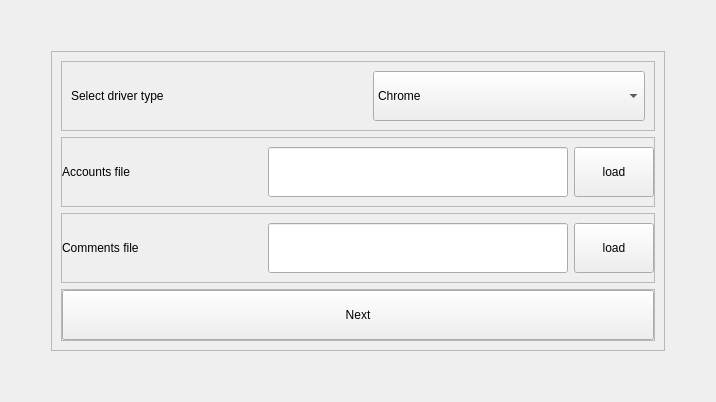
      <widget class="QWidget" name="Main_frame">
       <layout class="QGridLayout" name="gridLayout_3">
        <item row="2" column="1">
         <spacer name="verticalSpacer_7">
          <property name="orientation">
           <enum>Qt::Vertical</enum>
          </property>
          <property name="sizeHint" stdset="0">
           <size>
            <width>20</width>
            <height>40</height>
           </size>
          </property>
         </spacer>
        </item>
        <item row="0" column="1">
         <spacer name="verticalSpacer_4">
          <property name="orientation">
           <enum>Qt::Vertical</enum>
          </property>
          <property name="sizeHint" stdset="0">
           <size>
            <width>20</width>
            <height>40</height>
           </size>
          </property>
         </spacer>
        </item>
        <item row="1" column="1">
         <widget class="QFrame" name="frame_8">
          <property name="frameShape">
           <enum>QFrame::StyledPanel</enum>
          </property>
          <property name="frameShadow">
           <enum>QFrame::Raised</enum>
          </property>
          <layout class="QVBoxLayout" name="verticalLayout_2">
           <item>
            <widget class="QFrame" name="frame_9">
             <property name="frameShape">
              <enum>QFrame::StyledPanel</enum>
             </property>
             <property name="frameShadow">
              <enum>QFrame::Raised</enum>
             </property>
             <layout class="QHBoxLayout" name="horizontalLayout_7">
              <property name="spacing">
               <number>30</number>
              </property>
              <item>
               <widget class="QLabel" name="label_13">
                <property name="minimumSize">
                 <size>
                  <width>200</width>
                  <height>50</height>
                 </size>
                </property>
                <property name="text">
                 <string>Select driver type</string>
                </property>
               </widget>
              </item>
              <item>
               <widget class="QComboBox" name="driver_type_comboBox">
                <property name="minimumSize">
                 <size>
                  <width>200</width>
                  <height>50</height>
                 </size>
                </property>
                <item>
                 <property name="text">
                  <string>Chrome</string>
                 </property>
                </item>
                <item>
                 <property name="text">
                  <string>Firefox</string>
                 </property>
                </item>
               </widget>
              </item>
             </layout>
            </widget>
           </item>
           <item>
            <widget class="QFrame" name="frame_40">
             <property name="frameShape">
              <enum>QFrame::StyledPanel</enum>
             </property>
             <property name="frameShadow">
              <enum>QFrame::Raised</enum>
             </property>
             <layout class="QHBoxLayout" name="horizontalLayout_38">
              <property name="leftMargin">
               <number>0</number>
              </property>
              <property name="rightMargin">
               <number>0</number>
              </property>
              <item>
               <widget class="QLabel" name="label_35">
                <property name="minimumSize">
                 <size>
                  <width>200</width>
                  <height>50</height>
                 </size>
                </property>
                <property name="text">
                 <string>Accounts file</string>
                </property>
               </widget>
              </item>
              <item>
               <widget class="QLineEdit" name="accounts_file_txt">
                <property name="minimumSize">
                 <size>
                  <width>300</width>
                  <height>50</height>
                 </size>
                </property>
                <property name="readOnly">
                 <bool>true</bool>
                </property>
               </widget>
              </item>
              <item>
               <widget class="QPushButton" name="load_accounts_file_btn">
                <property name="minimumSize">
                 <size>
                  <width>70</width>
                  <height>50</height>
                 </size>
                </property>
                <property name="text">
                 <string>load</string>
                </property>
               </widget>
              </item>
             </layout>
            </widget>
           </item>
           <item>
            <widget class="QFrame" name="frame_41">
             <property name="frameShape">
              <enum>QFrame::StyledPanel</enum>
             </property>
             <property name="frameShadow">
              <enum>QFrame::Raised</enum>
             </property>
             <layout class="QHBoxLayout" name="horizontalLayout_39">
              <property name="leftMargin">
               <number>0</number>
              </property>
              <property name="rightMargin">
               <number>0</number>
              </property>
              <item>
               <widget class="QLabel" name="label_36">
                <property name="minimumSize">
                 <size>
                  <width>200</width>
                  <height>50</height>
                 </size>
                </property>
                <property name="text">
                 <string>Comments file</string>
                </property>
               </widget>
              </item>
              <item>
               <widget class="QLineEdit" name="comments_file_txt">
                <property name="minimumSize">
                 <size>
                  <width>300</width>
                  <height>50</height>
                 </size>
                </property>
                <property name="readOnly">
                 <bool>true</bool>
                </property>
               </widget>
              </item>
              <item>
               <widget class="QPushButton" name="load_commetns_file_btn">
                <property name="minimumSize">
                 <size>
                  <width>70</width>
                  <height>50</height>
                 </size>
                </property>
                <property name="text">
                 <string>load</string>
                </property>
               </widget>
              </item>
             </layout>
            </widget>
           </item>
           <item>
            <widget class="QFrame" name="frame_6">
             <property name="frameShape">
              <enum>QFrame::StyledPanel</enum>
             </property>
             <property name="frameShadow">
              <enum>QFrame::Raised</enum>
             </property>
             <layout class="QHBoxLayout" name="horizontalLayout">
              <property name="spacing">
               <number>20</number>
              </property>
              <property name="leftMargin">
               <number>0</number>
              </property>
              <property name="topMargin">
               <number>0</number>
              </property>
              <property name="rightMargin">
               <number>0</number>
              </property>
              <property name="bottomMargin">
               <number>0</number>
              </property>
              <item>
               <widget class="QPushButton" name="next_btn">
                <property name="minimumSize">
                 <size>
                  <width>200</width>
                  <height>50</height>
                 </size>
                </property>
                <property name="text">
                 <string>Next</string>
                </property>
               </widget>
              </item>
             </layout>
            </widget>
           </item>
          </layout>
         </widget>
        </item>
        <item row="1" column="0">
         <spacer name="horizontalSpacer_27">
          <property name="orientation">
           <enum>Qt::Horizontal</enum>
          </property>
          <property name="sizeHint" stdset="0">
           <size>
            <width>40</width>
            <height>20</height>
           </size>
          </property>
         </spacer>
        </item>
        <item row="1" column="2">
         <spacer name="horizontalSpacer_28">
          <property name="orientation">
           <enum>Qt::Horizontal</enum>
          </property>
          <property name="sizeHint" stdset="0">
           <size>
            <width>40</width>
            <height>20</height>
           </size>
          </property>
         </spacer>
        </item>
       </layout>
      </widget>
